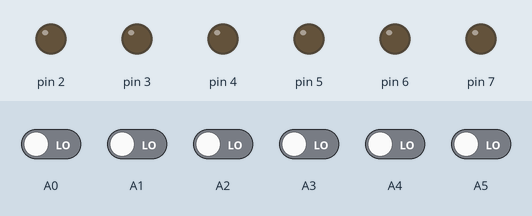
Recording of a sketch running on a simulated Arduino Uno, built with avr-gcc and run on an emulated ATmega328P. Shown: output pins drawn as LEDs (lit = HIGH). The test bench sets the inputs (shaded band); at power-on: A0–5 LOW.

Above: at 3.0 s.
At 9.0 s:
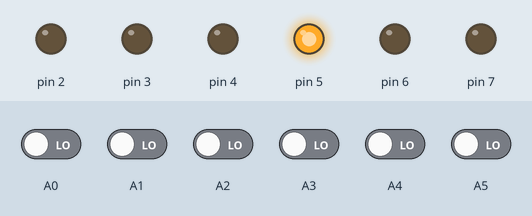
Timing chart, 0 to 15.6 s (numbered marks = the images above):
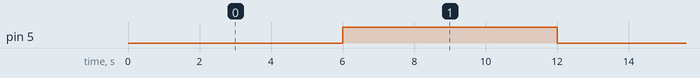

The sketch:

dacia_lights.ino
```cpp
double lights;
double lightsHigh;
double blinker;
double blinkerLR;
double fogLight;
double revLight;

long interval = 500;
long previousMillis = 0;
int ledState = LOW;
const int SHORT_PRESS_TIME = 500; // 500 milliseconds

int lastStateLH = LOW;  // the previous state from the input pin
unsigned long pressedTimeLH  = 0;
unsigned long releasedTimeLH = 0;

void setup() {
  pinMode(2, OUTPUT);
  pinMode(3, OUTPUT);
  pinMode(4, OUTPUT);
  pinMode(5, OUTPUT);
  pinMode(6, OUTPUT);
  pinMode(7, OUTPUT);
  pinMode(A0, INPUT);
  pinMode(A1, INPUT);
  pinMode(A2, INPUT);
  pinMode(A3, INPUT);
  pinMode(A4, INPUT);
  pinMode(A5, INPUT);
  Serial.begin(9600);
}

void loop() {
  lights = pulseIn(A0, HIGH);
  fogLight = pulseIn(A1, HIGH);
  blinker = pulseIn(A2, HIGH);
  blinkerLR = pulseIn(A3, HIGH);
  lightsHigh = pulseIn(A4, HIGH);
  revLight = pulseIn(A5, HIGH);

unsigned long currentMillis = millis();

/*Serial.print(lights);
Serial.print("\t");
Serial.print(fogLight);
Serial.print("\t");
Serial.print(blinker);
Serial.print("\t");
Serial.print(blinkerLR);
Serial.print("\t");
Serial.print(lightsHigh);
Serial.print("\t");
Serial.print(revLight);
Serial.println("");*/

// ŚWIATŁA
if (lights < 1300) {
  digitalWrite(2, LOW);
  digitalWrite(3, LOW);
}
else if (lights >= 1300 && lights < 1700) {
  digitalWrite(2, LOW);
  digitalWrite(3, HIGH);
}
else if (lights >= 1700 && lights < 2000) {
  digitalWrite(2, HIGH);
  digitalWrite(3, HIGH);
}

// AWARYJNE
if (blinker >= 1500) {
  if(currentMillis - previousMillis > interval) {
    // save the last time you blinked the LED
    previousMillis = currentMillis;
    if (ledState == LOW)
      ledState = HIGH;
    else
      ledState = LOW;
  }
    digitalWrite(4, ledState);
    digitalWrite(5, ledState);
}
else {
  digitalWrite(4, LOW);
  digitalWrite(5, LOW);
}

// KIERUNKOWSKAZY
if (blinkerLR >= 1600) {
  if(currentMillis - previousMillis > interval) {
    // save the last time you blinked the LED
    previousMillis = currentMillis;
    if (ledState == LOW)
      ledState = HIGH;
    else
      ledState = LOW;
  }
    digitalWrite(4, ledState);
    digitalWrite(5, LOW);

}
else if (blinkerLR < 1400) {
  if(currentMillis - previousMillis > interval) {
    // save the last time you blinked the LED
    previousMillis = currentMillis;
    if (ledState == LOW)
      ledState = HIGH;
    else
      ledState = LOW;
  }
    digitalWrite(4, LOW);
    digitalWrite(5, ledState);
}

// ŚWIATŁA DŁUGIE

if(lastStateLH < 1300 && lightsHigh > 1300) {       // button is pressed
    pressedTimeLH = millis();
    if (lightsHigh > 1300)
        digitalWrite(6, HIGH);
      else
        digitalWrite(6, LOW);
}
else if(lastStateLH > 1300 && lightsHigh < 1300) { // button is released
    releasedTimeLH = millis();

    long pressDurationLH = releasedTimeLH - pressedTimeLH;

    if( pressDurationLH < SHORT_PRESS_TIME ) {
      if (digitalRead(6) == LOW)
        digitalWrite(6, HIGH);
      else
        digitalWrite(6, LOW);
      }
    else
        digitalWrite(6, HIGH);
}

lastStateLH = lightsHigh;


// WSTECZNY
if(revLight > 1300)
    digitalWrite(7, HIGH);
else
  digitalWrite(7, LOW);

}
```

Measured:
- by itself, pin 5: alternates HIGH for 6.0 s and LOW for 6.0 s
